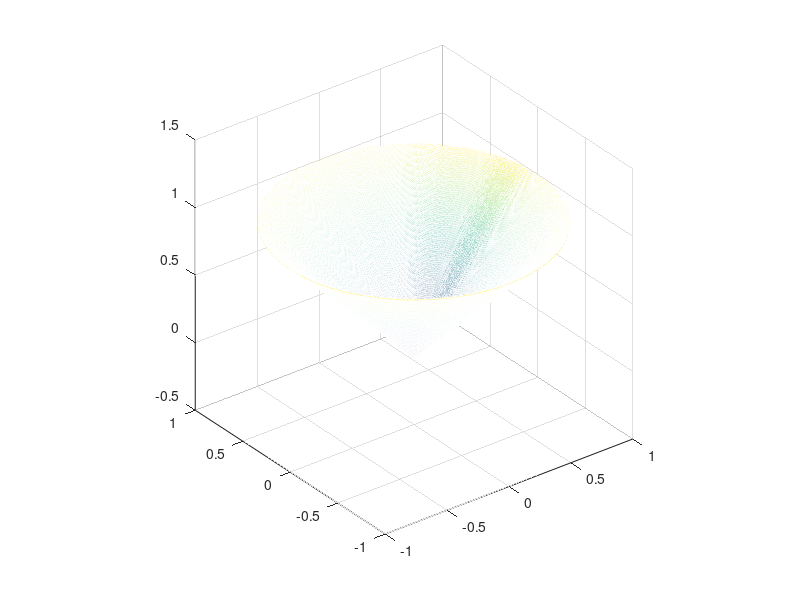

Reproduce this figure in MATLAB.
% plot boundary of Second Order Cone x1 >= ||(x2,x3)||.
n = 200;
[y,z] = meshgrid(1/(2*n)*((-2*n):(2*n)));
x = sqrt(y.^2 + z.^2);
x(x>1) = NaN; % cut it at height 1
mesh(y,z,x) % plot
axis equal;